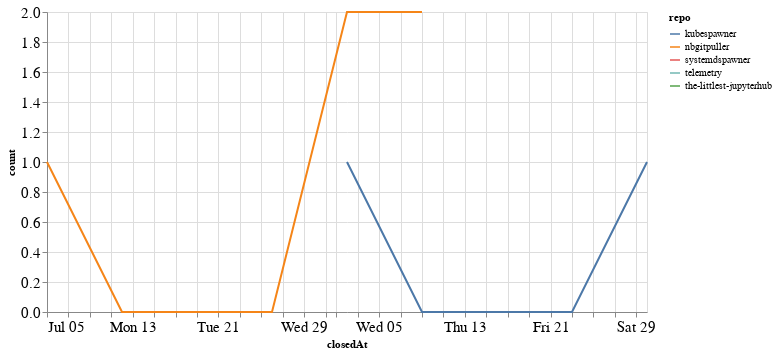

Source (notebook cell):
### Code cell
closed_by_time = closed_by.groupby('repo').resample('W', on='closedAt').count()['author'].reset_index()
closed_by_time = closed_by_time.rename(columns={'author': 'count'})

alt.Chart(closed_by_time, width=600).mark_line().encode(
    x='closedAt',
    y='count',
    color='repo',
    tooltip="repo"
)

### Figure 1 — Vega-Lite specification as saved in the notebook (floating-point values rounded to 4 significant figures)
{"config": {"axisLeft": {"labelFontSize": 15}, "axisBottom": {"labelFontSize": 15}}, "data": {"name": "data-ebeeb177190978ffa639984643e71267"}, "mark": "line", "encoding": {"color": {"type": "nominal", "field": "repo"}, "tooltip": {"type": "nominal", "field": "repo"}, "x": {"type": "temporal", "field": "closedAt"}, "y": {"type": "quantitative", "field": "count"}}, "width": 600, "$schema": "https://vega.github.io/schema/vega-lite/v4.8.1.json", "datasets": {"data-ebeeb177190978ffa639984643e71267": [{"repo": "kubespawner", "closedAt": "2020-08-02T00:00:00", "count": 1}, {"repo": "kubespawner", "closedAt": "2020-08-09T00:00:00", "count": 0}, {"repo": "kubespawner", "closedAt": "2020-08-16T00:00:00", "count": 0}, {"repo": "kubespawner", "closedAt": "2020-08-23T00:00:00", "count": 0}, {"repo": "kubespawner", "closedAt": "2020-08-30T00:00:00", "count": 1}, {"repo": "nbgitpuller", "closedAt": "2020-07-05T00:00:00", "count": 1}, {"repo": "nbgitpuller", "closedAt": "2020-07-12T00:00:00", "count": 0}, {"repo": "nbgitpuller", "closedAt": "2020-07-19T00:00:00", "count": 0}, {"repo": "nbgitpuller", "closedAt": "2020-07-26T00:00:00", "count": 0}, {"repo": "nbgitpuller", "closedAt": "2020-08-02T00:00:00", "count": 2}, {"repo": "nbgitpuller", "closedAt": "2020-08-09T00:00:00", "count": 2}, {"repo": "systemdspawner", "closedAt": "2020-07-26T00:00:00", "count": 1}, {"repo": "telemetry", "closedAt": "2020-08-30T00:00:00", "count": 1}, {"repo": "the-littlest-jupyterhub", "closedAt": "2020-07-26T00:00:00", "count": 1}]}}
